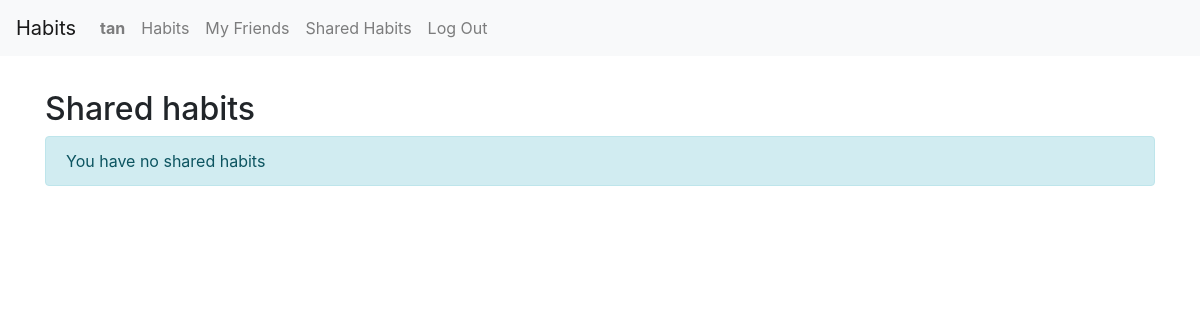
The page /shared/ (signed in) on the database as committed earlier.
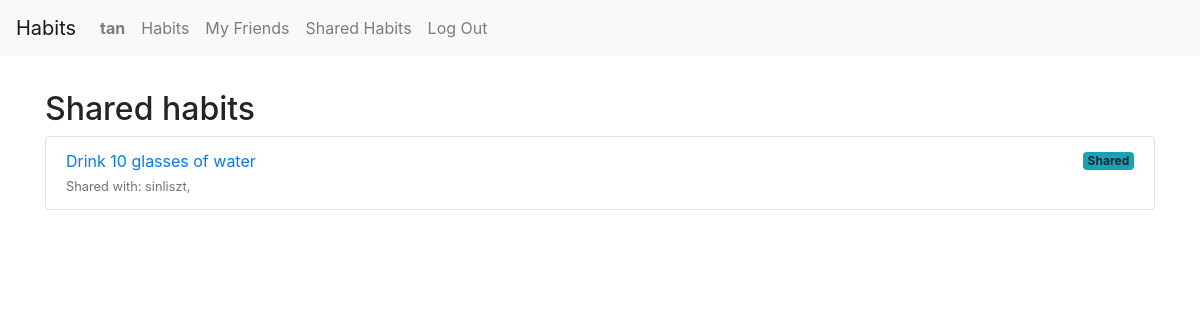
The same page on the database as committed later.
### tracker/models.py (models this page shows, shortened)
class Habit(models.Model):
    name = models.CharField(max_length=100)
    created_at = models.DateField(auto_now_add=True)
    description = models.TextField(blank=True)
    users = models.ManyToManyField(User, related_name="shared_habits")
    owner = models.ForeignKey(User, on_delete=models.CASCADE, related_name="habits_owned", null=True, blank=True)
    target_minutes = models.PositiveIntegerField(default=30)
    category = models.ForeignKey(Category, on_delete=models.CASCADE, related_name='habits')

class User(AbstractUser):
    friends = models.ManyToManyField("self", symmetrical=True, blank=True)

### tracker/views.py (the view)
# urls.py: path("shared/", views.shared_habits_view, name="shared_habits"),
@login_required
def shared_habits_view(request):
    shared_habits = Habit.objects.filter(users=request.user)
    shared_habits = [habit for habit in shared_habits if habit.users.count() > 1]
    return render(request, "tracker/shared_habits.html", {
        "habits": shared_habits,
    })

### tracker/templates/tracker/shared_habits.html
{% extends "tracker/layout.html" %}
{% load static %}
{% block body %}
    <div class="container mt-4">
        <h2>Shared habits</h2>
        {% if habits %}
            <ul class="list-group">
                {% for habit in habits %}
                    <li class="list-group-item">
                        <div class="d-flex justify-content-between align-items-center">
                            <a href="{% url 'habit_detail' habit.id %}">{{ habit.name }}</a>
                            {% if habit.owner == request.user %}
                                <span class="badge bg-info">Shared</span>
                            {% else %}
                                <span class="badge bg-warning">Owner</span>
                            {% endif %}
                        </div>
                        <small class="text-muted">
                            Shared with:
                            {% for user in habit.users.all %}
                                {% if user != request.user %}
                                    {{ user.username }}{% if not forloop.last %}, {% endif %}
                                {% endif %}
                            {% endfor %}
                        </small>
                    </li>
                {% endfor %}
            </ul>
        {% else %}
            <div class="alert alert-info">You have no shared habits</div>
        {% endif %}
    </div>
{% endblock %}

Rows that differ between the two databases and show on the page:
added Habit: name "Drink 10 glasses of water", shows "Shared"
now on this page (row unchanged): User: username "sinliszt"
Other text that changed with them:
text no longer shown: "You have no shared habits"
